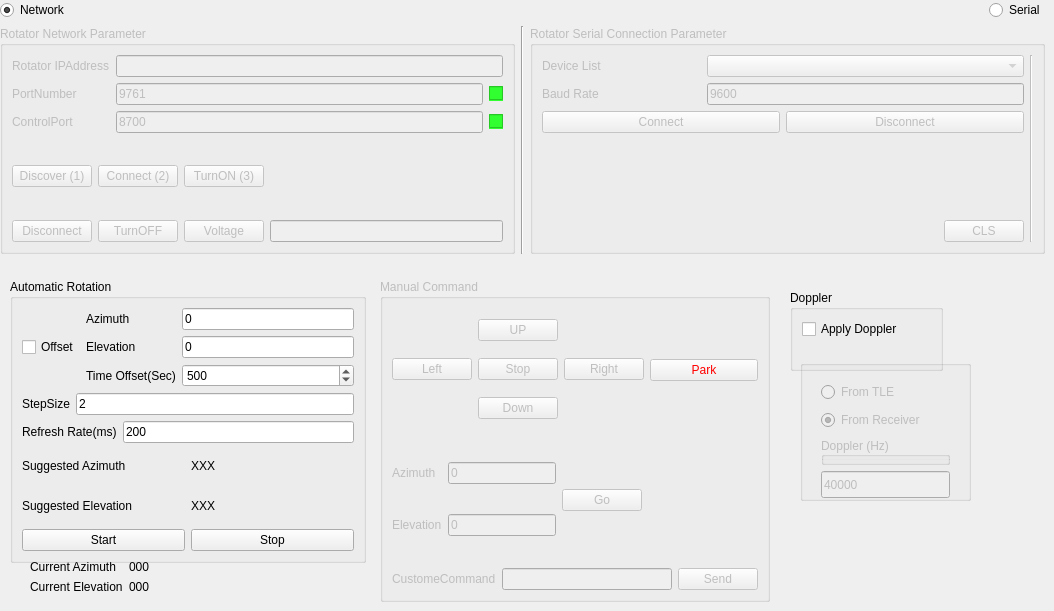
    <widget class="QWidget" name="tab_2">
     <attribute name="title">
      <string>RotatorController</string>
     </attribute>
     <widget class="QWidget" name="layoutWidget">
      <property name="geometry">
       <rect>
        <x>30</x>
        <y>560</y>
        <width>161</width>
        <height>42</height>
       </rect>
      </property>
      <layout class="QFormLayout" name="formLayout_2">
       <property name="fieldGrowthPolicy">
        <enum>QFormLayout::AllNonFixedFieldsGrow</enum>
       </property>
       <item row="0" column="0">
        <widget class="QLabel" name="label_20">
         <property name="text">
          <string>Current Azimuth</string>
         </property>
        </widget>
       </item>
       <item row="0" column="1">
        <widget class="QLabel" name="lblazimuth">
         <property name="text">
          <string>000</string>
         </property>
        </widget>
       </item>
       <item row="1" column="0">
        <widget class="QLabel" name="label_21">
         <property name="text">
          <string>Current Elevation</string>
         </property>
        </widget>
       </item>
       <item row="1" column="1">
        <widget class="QLabel" name="lblelevation">
         <property name="text">
          <string>000</string>
         </property>
        </widget>
       </item>
      </layout>
     </widget>
     <widget class="QGroupBox" name="DopplerGroupBox">
      <property name="enabled">
       <bool>false</bool>
      </property>
      <property name="geometry">
       <rect>
        <x>800</x>
        <y>360</y>
        <width>171</width>
        <height>141</height>
       </rect>
      </property>
      <property name="title">
       <string/>
      </property>
      <widget class="QRadioButton" name="rbtTLE">
       <property name="enabled">
        <bool>false</bool>
       </property>
       <property name="geometry">
        <rect>
         <x>21</x>
         <y>21</y>
         <width>94</width>
         <height>22</height>
        </rect>
       </property>
       <property name="text">
        <string>From TLE</string>
       </property>
       <property name="checked">
        <bool>false</bool>
       </property>
      </widget>
      <widget class="QLineEdit" name="txtdoppler">
       <property name="geometry">
        <rect>
         <x>21</x>
         <y>111</y>
         <width>129</width>
         <height>27</height>
        </rect>
       </property>
       <property name="text">
        <string>40000</string>
       </property>
      </widget>
      <widget class="QRadioButton" name="rbtReceiver">
       <property name="enabled">
        <bool>false</bool>
       </property>
       <property name="geometry">
        <rect>
         <x>21</x>
         <y>49</y>
         <width>127</width>
         <height>22</height>
        </rect>
       </property>
       <property name="text">
        <string>From Receiver</string>
       </property>
       <property name="checked">
        <bool>true</bool>
       </property>
      </widget>
      <widget class="QGroupBox" name="groupBox_5">
       <property name="geometry">
        <rect>
         <x>21</x>
         <y>77</y>
         <width>129</width>
         <height>28</height>
        </rect>
       </property>
       <property name="title">
        <string>Doppler (Hz)</string>
       </property>
       <property name="alignment">
        <set>Qt::AlignJustify|Qt::AlignVCenter</set>
       </property>
      </widget>
     </widget>
     <widget class="QWidget" name="layoutWidget">
      <property name="geometry">
       <rect>
        <x>0</x>
        <y>0</y>
        <width>1045</width>
        <height>254</height>
       </rect>
      </property>
      <layout class="QHBoxLayout" name="horizontalLayout_17">
       <item>
        <layout class="QVBoxLayout" name="verticalLayout_15">
         <item>
          <layout class="QHBoxLayout" name="horizontalLayout_2">
           <item>
            <widget class="QRadioButton" name="rbtNetwork">
             <property name="text">
              <string>Network</string>
             </property>
             <property name="checked">
              <bool>true</bool>
             </property>
            </widget>
           </item>
           <item>
            <spacer name="horizontalSpacer">
             <property name="orientation">
              <enum>Qt::Horizontal</enum>
             </property>
             <property name="sizeHint" stdset="0">
              <size>
               <width>40</width>
               <height>20</height>
              </size>
             </property>
            </spacer>
           </item>
           <item>
            <widget class="QRadioButton" name="rbtSerial">
             <property name="text">
              <string>Serial</string>
             </property>
            </widget>
           </item>
          </layout>
         </item>
         <item>
          <layout class="QHBoxLayout" name="horizontalLayout_9">
           <item>
            <widget class="QGroupBox" name="NetworkGroup">
             <property name="enabled">
              <bool>false</bool>
             </property>
             <property name="title">
              <string>Rotator Network Parameter</string>
             </property>
             <layout class="QVBoxLayout" name="verticalLayout_4">
              <item>
               <layout class="QHBoxLayout" name="horizontalLayout_6">
                <item>
                 <layout class="QGridLayout" name="gridLayout_2">
                  <item row="0" column="0">
                   <widget class="QLabel" name="label_8">
                    <property name="text">
                     <string>Rotator IPAddress</string>
                    </property>
                   </widget>
                  </item>
                  <item row="0" column="1">
                   <widget class="QLineEdit" name="txtIPAddress"/>
                  </item>
                  <item row="1" column="0">
                   <widget class="QLabel" name="label_9">
                    <property name="text">
                     <string>PortNumber</string>
                    </property>
                   </widget>
                  </item>
                  <item row="2" column="0">
                   <widget class="QLabel" name="label_10">
                    <property name="text">
                     <string>ControlPort</string>
                    </property>
                   </widget>
                  </item>
                  <item row="1" column="1">
                   <layout class="QHBoxLayout" name="horizontalLayout_3">
                    <item>
                     <widget class="QLineEdit" name="txtportnumber">
                      <property name="text">
                       <string>9761</string>
                      </property>
                     </widget>
                    </item>
                    <item>
                     <widget class="QCheckBox" name="chkconnectedrotator">
                      <property name="enabled">
                       <bool>false</bool>
                      </property>
                      <property name="styleSheet">
                       <string notr="true">background-color: rgb(50, 255, 47);
color: rgb(21, 255, 28);</string>
                      </property>
                      <property name="text">
                       <string/>
                      </property>
                      <property name="checked">
                       <bool>false</bool>
                      </property>
                     </widget>
                    </item>
                   </layout>
                  </item>
                  <item row="2" column="1">
                   <layout class="QHBoxLayout" name="horizontalLayout_4">
                    <item>
                     <widget class="QLineEdit" name="txtcontrolport">
                      <property name="text">
                       <string>8700</string>
                      </property>
                     </widget>
                    </item>
                    <item>
                     <widget class="QCheckBox" name="chkconnectedboardcontroller">
                      <property name="enabled">
                       <bool>false</bool>
                      </property>
                      <property name="styleSheet">
                       <string notr="true">background-color: rgb(50, 255, 47);
color: rgb(21, 255, 28);</string>
                      </property>
                      <property name="text">
                       <string/>
                      </property>
                      <property name="checked">
                       <bool>false</bool>
                      </property>
                     </widget>
                    </item>
                   </layout>
                  </item>
                 </layout>
                </item>
               </layout>
              </item>
              <item>
               <layout class="QHBoxLayout" name="horizontalLayout_5">
                <item>
                 <widget class="QPushButton" name="btnDiscoverNetwork">
                  <property name="text">
                   <string>Discover (1)</string>
                  </property>
                 </widget>
                </item>
                <item>
                 <widget class="QPushButton" name="btnconnectNetwork">
                  <property name="text">
                   <string>Connect (2)</string>
                  </property>
                 </widget>
                </item>
                <item>
                 <widget class="QPushButton" name="btnturnon">
                  <property name="text">
                   <string>TurnON (3)</string>
                  </property>
                 </widget>
                </item>
                <item>
                 <layout class="QGridLayout" name="gridLayout_4"/>
                </item>
                <item>
                 <spacer name="horizontalSpacer_2">
                  <property name="orientation">
                   <enum>Qt::Horizontal</enum>
                  </property>
                  <property name="sizeHint" stdset="0">
                   <size>
                    <width>40</width>
                    <height>20</height>
                   </size>
                  </property>
                 </spacer>
                </item>
               </layout>
              </item>
              <item>
               <layout class="QGridLayout" name="gridLayout_14">
                <item row="0" column="3">
                 <widget class="QPushButton" name="btnvoltage">
                  <property name="text">
                   <string>Voltage</string>
                  </property>
                 </widget>
                </item>
                <item row="0" column="4">
                 <widget class="QLineEdit" name="txtvoltage"/>
                </item>
                <item row="0" column="2">
                 <widget class="QPushButton" name="btnturnoff">
                  <property name="text">
                   <string>TurnOFF</string>
                  </property>
                 </widget>
                </item>
                <item row="0" column="1">
                 <widget class="QPushButton" name="btndisconnectnetwork">
                  <property name="text">
                   <string>Disconnect</string>
                  </property>
                 </widget>
                </item>
               </layout>
              </item>
             </layout>
            </widget>
           </item>
           <item>
            <widget class="Line" name="line_6">
             <property name="orientation">
              <enum>Qt::Vertical</enum>
             </property>
            </widget>
           </item>
           <item>
            <widget class="QGroupBox" name="SerialGroup">
             <property name="enabled">
              <bool>false</bool>
             </property>
             <property name="title">
              <string>Rotator Serial Connection Parameter</string>
             </property>
             <layout class="QHBoxLayout" name="horizontalLayout_8">
              <item>
               <layout class="QVBoxLayout" name="verticalLayout_5">
                <item>
                 <layout class="QGridLayout" name="gridLayout_5">
                  <item row="0" column="0">
                   <widget class="QLabel" name="label_11">
                    <property name="text">
                     <string>Device List</string>
                    </property>
                   </widget>
                  </item>
                  <item row="0" column="1" colspan="2">
                   <widget class="QComboBox" name="cmbdevicelist"/>
                  </item>
                  <item row="1" column="0">
                   <widget class="QLabel" name="label_12">
                    <property name="text">
                     <string>Baud Rate</string>
                    </property>
                   </widget>
                  </item>
                  <item row="1" column="1" colspan="2">
                   <widget class="QLineEdit" name="txtbaudrate">
                    <property name="text">
                     <string>9600</string>
                    </property>
                   </widget>
                  </item>
                 </layout>
                </item>
                <item>
                 <layout class="QGridLayout" name="gridLayout_9">
                  <item row="0" column="0">
                   <widget class="QPushButton" name="btnConnectSerial">
                    <property name="text">
                     <string>Connect</string>
                    </property>
                   </widget>
                  </item>
                  <item row="0" column="1">
                   <widget class="QPushButton" name="btnDisconnectSerial">
                    <property name="text">
                     <string>Disconnect</string>
                    </property>
                   </widget>
                  </item>
                 </layout>
                </item>
                <item>
                 <spacer name="verticalSpacer_2">
                  <property name="orientation">
                   <enum>Qt::Vertical</enum>
                  </property>
                  <property name="sizeHint" stdset="0">
                   <size>
                    <width>20</width>
                    <height>40</height>
                   </size>
                  </property>
                 </spacer>
                </item>
                <item>
                 <layout class="QHBoxLayout" name="horizontalLayout_7">
                  <item>
                   <spacer name="horizontalSpacer_3">
                    <property name="orientation">
                     <enum>Qt::Horizontal</enum>
                    </property>
                    <property name="sizeHint" stdset="0">
                     <size>
                      <width>40</width>
                      <height>20</height>
                     </size>
                    </property>
                   </spacer>
                  </item>
                  <item>
                   <widget class="QPushButton" name="btnclearLCD">
                    <property name="text">
                     <string>CLS</string>
                    </property>
                   </widget>
                  </item>
                 </layout>
                </item>
               </layout>
              </item>
              <item>
               <layout class="QFormLayout" name="formLayout"/>
              </item>
              <item>
               <widget class="Line" name="line_8">
                <property name="orientation">
                 <enum>Qt::Vertical</enum>
                </property>
               </widget>
              </item>
             </layout>
            </widget>
           </item>
          </layout>
         </item>
        </layout>
       </item>
      </layout>
     </widget>
     <widget class="QGroupBox" name="AutomaticGroup">
      <property name="enabled">
       <bool>true</bool>
      </property>
      <property name="geometry">
       <rect>
        <x>10</x>
        <y>279</y>
        <width>356</width>
        <height>284</height>
       </rect>
      </property>
      <property name="title">
       <string>Automatic Rotation</string>
      </property>
      <layout class="QVBoxLayout" name="verticalLayout_6">
       <item>
        <layout class="QGridLayout" name="gridLayout_10">
         <item row="0" column="1">
          <widget class="QLabel" name="label_16">
           <property name="text">
            <string>Azimuth</string>
           </property>
          </widget>
         </item>
         <item row="0" column="2">
          <widget class="QLineEdit" name="txtAzOffset">
           <property name="text">
            <string>0</string>
           </property>
          </widget>
         </item>
         <item row="1" column="0">
          <widget class="QCheckBox" name="chkoffset">
           <property name="text">
            <string>Offset</string>
           </property>
          </widget>
         </item>
         <item row="1" column="1">
          <widget class="QLabel" name="label_17">
           <property name="text">
            <string>Elevation</string>
           </property>
          </widget>
         </item>
         <item row="2" column="1">
          <widget class="QLabel" name="label_32">
           <property name="text">
            <string>Time Offset(Sec)</string>
           </property>
          </widget>
         </item>
         <item row="1" column="2">
          <widget class="QLineEdit" name="txtELOffset">
           <property name="text">
            <string>0</string>
           </property>
          </widget>
         </item>
         <item row="2" column="2">
          <widget class="QSpinBox" name="txttimeoffset">
           <property name="wrapping">
            <bool>true</bool>
           </property>
           <property name="minimum">
            <number>0</number>
           </property>
           <property name="maximum">
            <number>999999999</number>
           </property>
           <property name="value">
            <number>500</number>
           </property>
          </widget>
         </item>
        </layout>
       </item>
       <item>
        <layout class="QGridLayout" name="gridLayout_11">
         <item row="0" column="0">
          <widget class="QLabel" name="label_18">
           <property name="text">
            <string>StepSize</string>
           </property>
          </widget>
         </item>
         <item row="0" column="1">
          <widget class="QLineEdit" name="txtStepSize">
           <property name="text">
            <string>2</string>
           </property>
          </widget>
         </item>
        </layout>
       </item>
       <item>
        <layout class="QGridLayout" name="gridLayout_12">
         <item row="0" column="0">
          <widget class="QLabel" name="label_19">
           <property name="text">
            <string>Refresh Rate(ms)</string>
           </property>
          </widget>
         </item>
         <item row="0" column="1">
          <widget class="QLineEdit" name="txtrefreshrate">
           <property name="text">
            <string>200</string>
           </property>
          </widget>
         </item>
        </layout>
       </item>
       <item>
        <layout class="QGridLayout" name="gridLayout_15">
         <item row="0" column="0">
          <widget class="QLabel" name="label_22">
           <property name="text">
            <string>Suggested Azimuth</string>
           </property>
          </widget>
         </item>
         <item row="0" column="1">
          <widget class="QLabel" name="lblSuggestedAzimuth">
           <property name="text">
            <string>XXX</string>
           </property>
          </widget>
         </item>
         <item row="1" column="0">
          <widget class="QLabel" name="label_23">
           <property name="text">
            <string>Suggested Elevation</string>
           </property>
          </widget>
         </item>
         <item row="1" column="1">
          <widget class="QLabel" name="lblSuggestedElevation">
           <property name="text">
            <string>XXX</string>
           </property>
          </widget>
         </item>
        </layout>
       </item>
       <item>
        <layout class="QGridLayout" name="gridLayout_13">
         <item row="0" column="0">
          <widget class="QPushButton" name="btnstart">
           <property name="text">
            <string>Start</string>
           </property>
          </widget>
         </item>
         <item row="0" column="1">
          <widget class="QPushButton" name="btnstop">
           <property name="text">
            <string>Stop</string>
           </property>
          </widget>
         </item>
        </layout>
       </item>
      </layout>
     </widget>
     <widget class="QGroupBox" name="ManualGroup">
      <property name="enabled">
       <bool>false</bool>
      </property>
      <property name="geometry">
       <rect>
        <x>380</x>
        <y>279</y>
        <width>390</width>
        <height>323</height>
       </rect>
      </property>
      <property name="title">
       <string>Manual Command</string>
      </property>
      <layout class="QVBoxLayout" name="verticalLayout_9">
       <item>
        <layout class="QHBoxLayout" name="horizontalLayout_10">
         <item>
          <layout class="QGridLayout" name="gridLayout_6">
           <item row="0" column="1">
            <widget class="QPushButton" name="btnup">
             <property name="text">
              <string>UP</string>
             </property>
            </widget>
           </item>
           <item row="1" column="0">
            <widget class="QPushButton" name="btnleft">
             <property name="text">
              <string>Left</string>
             </property>
            </widget>
           </item>
           <item row="1" column="1">
            <widget class="QPushButton" name="btnStopRotator">
             <property name="text">
              <string>Stop</string>
             </property>
            </widget>
           </item>
           <item row="1" column="2">
            <widget class="QPushButton" name="btnright">
             <property name="text">
              <string>Right</string>
             </property>
            </widget>
           </item>
           <item row="2" column="1">
            <widget class="QPushButton" name="btndown">
             <property name="text">
              <string>Down</string>
             </property>
            </widget>
           </item>
          </layout>
         </item>
         <item>
          <layout class="QVBoxLayout" name="verticalLayout_7">
           <item>
            <spacer name="verticalSpacer_3">
             <property name="orientation">
              <enum>Qt::Vertical</enum>
             </property>
             <property name="sizeHint" stdset="0">
              <size>
               <width>20</width>
               <height>40</height>
              </size>
             </property>
            </spacer>
           </item>
           <item>
            <widget class="QPushButton" name="BtnPark">
             <property name="styleSheet">
              <string notr="true">color: rgb(255, 0, 0);</string>
             </property>
             <property name="text">
              <string>Park</string>
             </property>
            </widget>
           </item>
           <item>
            <spacer name="verticalSpacer_4">
             <property name="orientation">
              <enum>Qt::Vertical</enum>
             </property>
             <property name="sizeHint" stdset="0">
              <size>
               <width>20</width>
               <height>40</height>
              </size>
             </property>
            </spacer>
           </item>
          </layout>
         </item>
        </layout>
       </item>
       <item>
        <layout class="QHBoxLayout" name="horizontalLayout_11">
         <item>
          <layout class="QGridLayout" name="gridLayout_7">
           <item row="2" column="0">
            <widget class="QLabel" name="label_14">
             <property name="text">
              <string>Elevation</string>
             </property>
            </widget>
           </item>
           <item row="0" column="0">
            <widget class="QLabel" name="label_13">
             <property name="text">
              <string>Azimuth</string>
             </property>
            </widget>
           </item>
           <item row="2" column="1">
            <widget class="QLineEdit" name="txtEL">
             <property name="text">
              <string>0</string>
             </property>
            </widget>
           </item>
           <item row="0" column="1">
            <widget class="QLineEdit" name="txtAZ">
             <property name="text">
              <string>0</string>
             </property>
            </widget>
           </item>
          </layout>
         </item>
         <item>
          <layout class="QVBoxLayout" name="verticalLayout_8">
           <item>
            <spacer name="verticalSpacer_5">
             <property name="orientation">
              <enum>Qt::Vertical</enum>
             </property>
             <property name="sizeHint" stdset="0">
              <size>
               <width>20</width>
               <height>40</height>
              </size>
             </property>
            </spacer>
           </item>
           <item>
            <widget class="QPushButton" name="btnGoToAZEL">
             <property name="text">
              <string>Go</string>
             </property>
            </widget>
           </item>
           <item>
            <spacer name="verticalSpacer_6">
             <property name="orientation">
              <enum>Qt::Vertical</enum>
             </property>
             <property name="sizeHint" stdset="0">
              <size>
               <width>20</width>
               <height>40</height>
              </size>
             </property>
            </spacer>
           </item>
          </layout>
         </item>
         <item>
          <spacer name="horizontalSpacer_4">
           <property name="orientation">
            <enum>Qt::Horizontal</enum>
           </property>
           <property name="sizeHint" stdset="0">
            <size>
             <width>40</width>
             <height>20</height>
            </size>
           </property>
          </spacer>
         </item>
        </layout>
       </item>
       <item>
        <layout class="QGridLayout" name="gridLayout_8">
         <item row="0" column="1">
          <widget class="QLineEdit" name="txtcustomCommand"/>
         </item>
         <item row="0" column="0">
          <widget class="QLabel" name="label_15">
           <property name="text">
            <string>CustomeCommand</string>
           </property>
          </widget>
         </item>
         <item row="0" column="2">
          <widget class="QPushButton" name="btnSendCommand">
           <property name="text">
            <string>Send</string>
           </property>
          </widget>
         </item>
        </layout>
       </item>
      </layout>
     </widget>
     <widget class="QGroupBox" name="groupBox_3">
      <property name="geometry">
       <rect>
        <x>790</x>
        <y>290</y>
        <width>153</width>
        <height>81</height>
       </rect>
      </property>
      <property name="title">
       <string>Doppler</string>
      </property>
      <layout class="QGridLayout" name="gridLayout_24">
       <item row="0" column="0">
        <widget class="QCheckBox" name="dopplercheckbox">
         <property name="enabled">
          <bool>true</bool>
         </property>
         <property name="text">
          <string>Apply Doppler</string>
         </property>
         <property name="checked">
          <bool>false</bool>
         </property>
        </widget>
       </item>
       <item row="1" column="0">
        <widget class="QLabel" name="lblnotification">
         <property name="styleSheet">
          <string notr="true">color: rgb(255, 14, 14);</string>
         </property>
         <property name="text">
          <string/>
         </property>
        </widget>
       </item>
      </layout>
     </widget>
    </widget>
